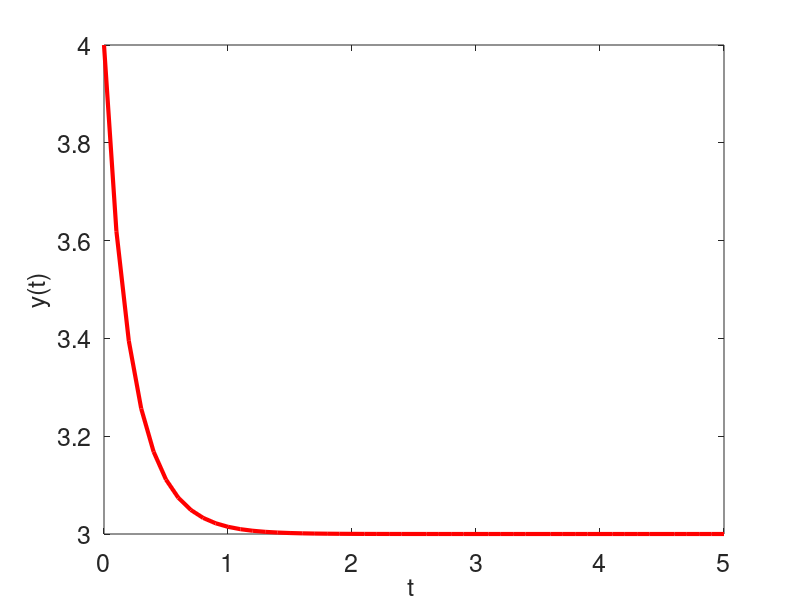

This figure's MATLAB source:
% Approximate the solution of an ODE of the form y' = f(t,y) using ODE45. 
% The function f(t,y) is defined by rhs(t,y)
function ODE45_Example

  dt = .1;          % spacing size (Delta t) 
  tspan = 0:dt:5;   % values of t defined in tspan 
  y0 = 4;           % initial value

  opts = odeset('abstol',1e-10,'reltol',1e-10);  % set-up tolerences (do not edit this line)
  [t yspan]= ode45(@rhs, tspan,y0,opts);         % Function to solve the IVP (do not edit this line)
  
  %plot result
  figure(2); clf;                                % open figure window and clear the window
  plot(tspan,yspan, 'r','linewidth',3);         % plot approximation 
  set(gca,'fontsize',18);
  xlabel('t ','fontsize',18);
  ylabel('y(t)','fontsize',18);

  %printing the end point
  fprintf('\n The end point of the solution is approximated to be: \n ');
  disp(['y(',num2str(t(end)),') = ',num2str(yspan(end))]);  %Prints the end point in the command window
  fprintf('\n');                                            %Prints a new line
  
end


% Where you define the "right hand side" of the ODE
function dydt = rhs(t,y)
  dydt = (3-y)*(y+1);
end
